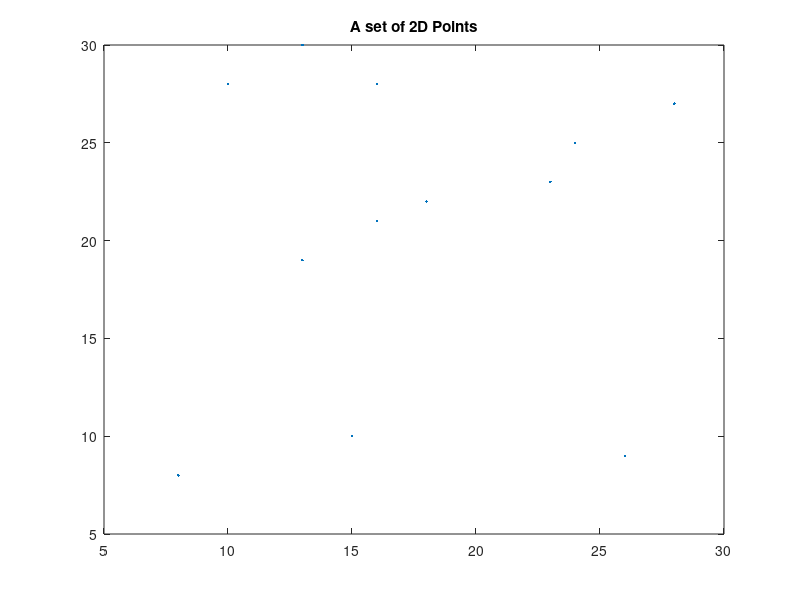
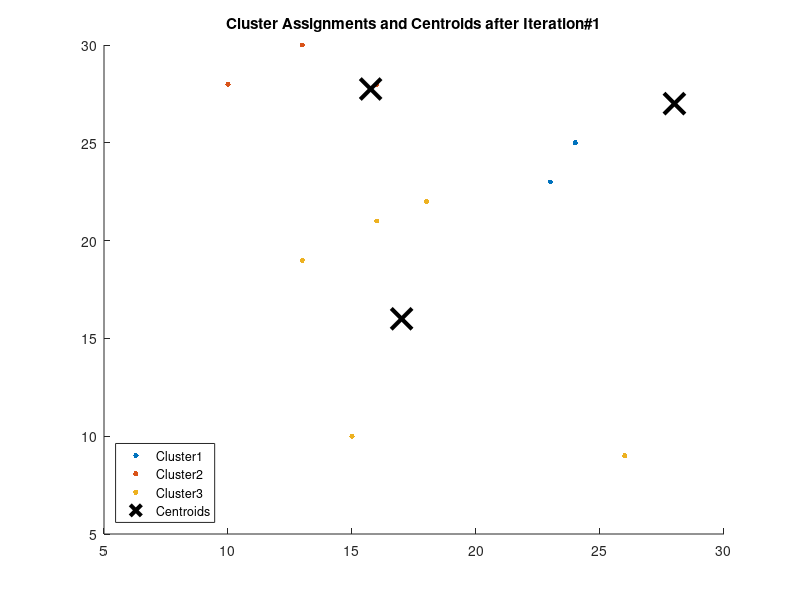
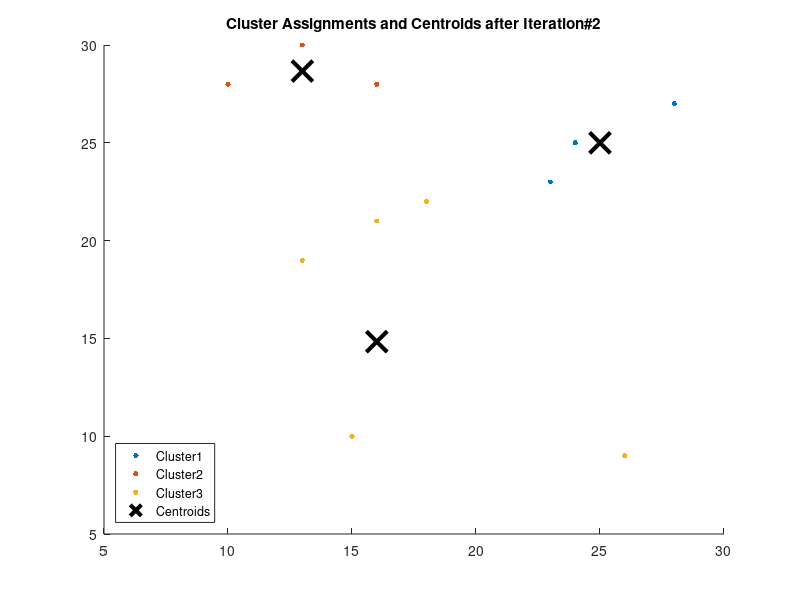
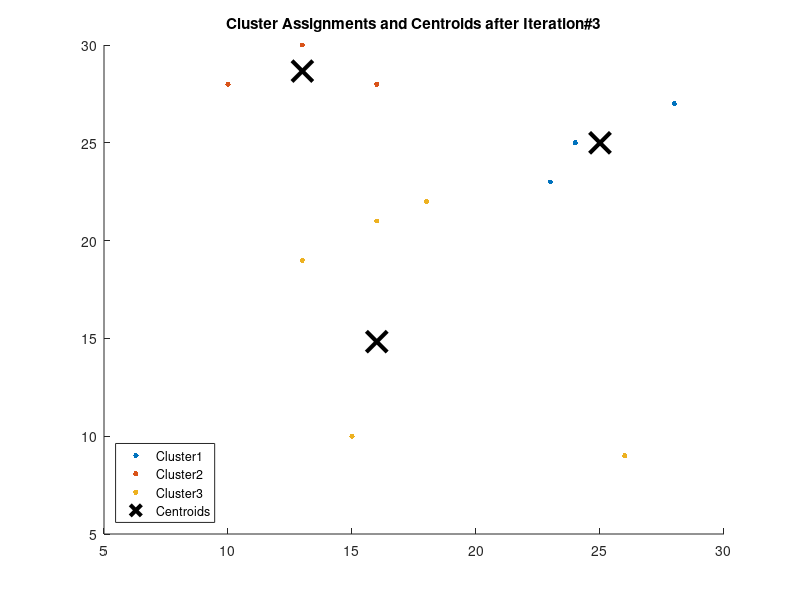

The MATLAB source for these figures, in order:
clear all; close all; clc;
warning off all;

K_value = 3;    % the number of clusters

rng default;    % For reproducibility (set the random number generator seed)

% The sample data
% X = [10  2 13 20 17  8  4 19 11 15 7  1;     % first row: x coordinats
%      1 19 12 15  2 13 14  3 18  7 8 20]';   % second row: y coordinates

disp('We start with the following set of 2D points:');
X = randi(30,12,2)

% Randomly initialize cluster centers
disp('Starting cluster centroid locations:');
C = randi(max(X(:)),K_value,2)

% Plot the sample data
figure;
plot(X(:,1),X(:,2),'.');
title 'A set of 2D Points';

for maxiter = 1:3
    disp(['Iteration# ' num2str(maxiter)]);
    disp('The following are the Cluster Assignments and Centroids:'); 
    
    [idx,C] = kmeans(X,[],'Start',C,'MaxIter',maxiter)

    % Plot the clusters and the cluster centroids
    figure;
    hold on

    for loop_idx = 1:K_value
        leg = strcat('Cluster ',int2str(loop_idx));
        plot(X(idx==loop_idx,1),X(idx==loop_idx,2),'.','MarkerSize',12,'DisplayName',leg);
    end
    plot(C(:,1),C(:,2),'kx','MarkerSize',15,'LineWidth',3,'DisplayName','Centroids');
    legend('Location','southwest');
    legend show;

    title(strcat('Cluster Assignments and Centroids after Iteration# ', num2str(maxiter)))
    hold off
    
    disp('Press any key to continue...');
    pause;
end

warning on all;
